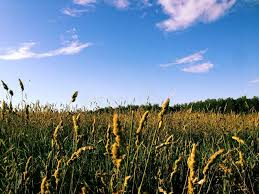
#> input picture Week 1/Day 1/image1.jpg, 259 x 194 px; the run also reads 1 picture not shown here
$ python task1.py
#> lines starting #> are read from the running program, lines starting #| are printed output that depends on the picture
import cv2
import os
img=cv2.imread('image1.jpg')
#> img is the input picture: shape (194, 259, 3); mean B, G, R 139.8, 124.7, 107.5
if img is None:
    print(f"Cannot open image1.jpg")
height,width=img.shape[:2]
#> height = 194; width = 259
if len(img.shape)==3:
    channels=img.shape[2]
#> channels = 3
else:
    channels=1
file_format=os.path.splitext('image1.jpg')[1].upper().replace(".","")
print("Image:",'image1.jpg')
print("Width:",width)
#| Width: 259
print("Height:",height)
#| Height: 194
print("Channels:",channels)
#| Channels: 3
print("Format:",file_format)
print("-"*30)
gray=cv2.cvtColor(img,cv2.COLOR_BGR2GRAY)
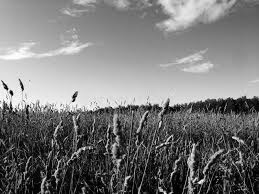
#> gray: shape (194, 259); min 0, max 255, mean 121.3
img1=cv2.imread('gray.jpg')
cv2.imwrite("gray.jpg",gray)
height1,width1=gray.shape[:2]
#> height1 = 194; width1 = 259
file_format1=os.path.splitext('gray.jpg')[1].upper().replace(".","")
print('RGB to grayscale conversion:')
print('Height:',height1)
#| Height: 194
print('Width:',width1)
#| Width: 259
print('Channel:',1)
print('Format:',file_format1)
cv2.imshow('Gray.jpg',img1)
cv2.waitKey(0)
cv2.destroyAllWindows()
